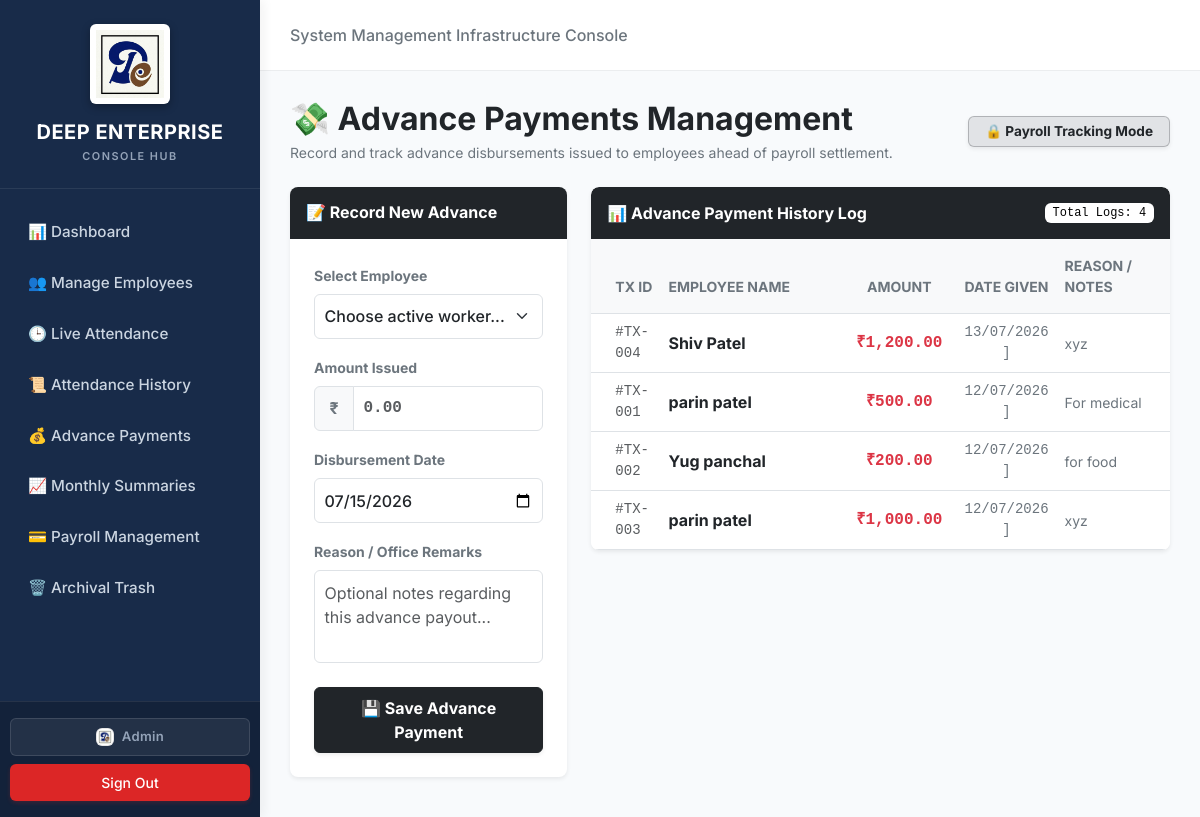
The page /advances (signed in) on the database its author committed.
### tables this page shows
CREATE TABLE advances (
            id INTEGER PRIMARY KEY AUTOINCREMENT,
            employee_id INTEGER NOT NULL,
            amount REAL NOT NULL,
            date TEXT NOT NULL,
            reason TEXT,
            FOREIGN KEY (employee_id) REFERENCES employees (id)
        );

CREATE TABLE employees(
    id INTEGER PRIMARY KEY AUTOINCREMENT,
    name TEXT NOT NULL,
    mobile TEXT,
    aadhaar TEXT,
    joining_date TEXT,
    monthly_salary REAL,
    shift_start TEXT,
    shift_end TEXT,
    grace_minutes INTEGER DEFAULT 15,
    rfid_uid TEXT,
    status TEXT DEFAULT 'Active',
    deleted_date TEXT
);

### app.py (the view, shortened to what this page needs)
@app.route("/advances", methods=["GET", "POST"])
def advances():
    if not session.get("logged_in"):
        return redirect("/login")
    conn = sqlite3.connect("database.db")
    cursor = conn.cursor()
    cursor.execute("SELECT id, name FROM employees WHERE status = 'Active'")
    active_employees = cursor.fetchall()
    cursor.execute("""
        SELECT advances.id, employees.name, advances.amount, advances.date, advances.reason
        FROM advances
        JOIN employees ON employees.id = advances.employee_id
        ORDER BY advances.date DESC
    """)
    advance_records = cursor.fetchall()
    conn.close()
    today_str = datetime.now().strftime("%Y-%m-%d")
    return render_template("advances.html", employees=active_employees, advances=advance_records, current_date=today_str)

### app.py (called while the page is built)
@app.template_filter('format_date')
def format_date_filter(value):
    if not value:
        return ""
    try:
        return datetime.strptime(value, "%Y-%m-%d").strftime("%d/%m/%Y")
    except:
        return value

### templates/advances.html (shortened to what this page needs)
{% extends 'base.html' %}
{% block content %}
<div class="d-flex justify-content-between align-items-center mb-4">
    <div>
        <h2 class="fw-bold text-dark m-0">💸 Advance Payments Management</h2>
        <p class="text-secondary small m-0 mt-1">Record and track advance disbursements issued to employees ahead of payroll settlement.</p>
    </div>
    <span class="badge bg-dark bg-opacity-10 text-dark border border-dark border-opacity-25 px-3 py-2 fw-bold shadow-sm" style="font-size: 0.85rem;">
        🔒 Payroll Tracking Mode
    </span>
</div>
<div class="row g-4">
    <div class="col-lg-4">
        <div class="card shadow-sm border-0 bg-white" style="border-radius: 8px;">
            <div class="bg-dark text-white p-3 border-0" style="border-top-left-radius: 8px; border-top-right-radius: 8px;">
                <h5 class="m-0 fs-6 fw-bold d-flex align-items-center gap-2">
                    <span>📝 Record New Advance</span>
                </h5>
            </div>
            <div class="card-body p-4">
                <form action="/advances" method="POST">
                    <div class="mb-3">
                        <label class="form-label small fw-bold text-secondary">Select Employee</label>
                        <select class="form-select text-dark fw-medium" name="employee_id" required style="border-radius: 6px; padding: 0.6rem;">
                            <option value="" selected disabled>Choose active worker...</option>
                        </select>
                    </div>
                    <div class="mb-3">
                        <label class="form-label small fw-bold text-secondary">Amount Issued</label>
                        <div class="input-group">
                            <span class="input-group-text bg-light text-secondary fw-bold" style="border-radius: 6px 0 0 6px; padding-left: 0.9rem; padding-right: 0.9rem;">₹</span>
                            <input type="number" step="0.01" min="1" class="form-control text-dark font-monospace fw-bold" name="amount" placeholder="0.00" required style="border-radius: 0 6px 6px 0; padding: 0.6rem;">
                        </div>
                    </div>
                    <div class="mb-3">
                        <label class="form-label small fw-bold text-secondary">Disbursement Date</label>
                        <input type="date" class="form-control text-dark fw-medium" name="date" required value="{{ current_date }}" style="border-radius: 6px; padding: 0.6rem;">
                    </div>
                    <div class="mb-4">
                        <label class="form-label small fw-bold text-secondary">Reason / Office Remarks</label>
                        <textarea class="form-control text-dark" name="reason" rows="3" placeholder="Optional notes regarding this advance payout..." style="border-radius: 6px; padding: 0.6rem; resize: none;"></textarea>
                    </div>
                    <button type="submit" class="btn btn-dark fw-bold w-100 py-2.5 shadow-sm d-flex align-items-center justify-content-center gap-2" style="border-radius: 6px;">
                        <span>💾 Save Advance Payment</span>
                    </button>
                </form>
            </div>
        </div>
    </div>
    <div class="col-lg-8">
        <div class="card shadow-sm border-0 bg-white overflow-hidden" style="border-radius: 8px;">
            <div class="bg-dark text-white p-3 d-flex justify-content-between align-items-center" style="border-top-left-radius: 8px; border-top-right-radius: 8px;">
                <h5 class="m-0 fs-6 fw-bold d-flex align-items-center gap-2">
                    <span>📊 Advance Payment History Log</span>
                </h5>
                <span class="badge bg-white bg-opacity-20 text-black font-monospace px-2.5 py-1 small fw-medium">
                    Total Logs: {{ advances|length }}
                </span>
            </div>
            <div class="card-body p-0">
                <div class="table-responsive">
                    <table class="table table-hover mb-0 align-middle">
                        <thead class="table-light border-bottom">
                            <tr>
                                <th class="ps-4 py-3 text-secondary small fw-bold" style="width: 12%;">TX ID</th>
                                <th class="py-3 text-secondary small fw-bold" style="width: 33%;">EMPLOYEE NAME</th>
                                <th class="py-3 text-secondary small fw-bold text-center" style="width: 20%;">AMOUNT</th>
                                <th class="py-3 text-secondary small fw-bold text-center" style="width: 15%;">DATE GIVEN</th>
                                <th class="pe-4 py-3 text-secondary small fw-bold" style="width: 20%;">REASON / NOTES</th>
                            </tr>
                        </thead>
                        <tbody>
                            {% for adv in advances %}
                            <tr class="border-bottom">
                                <td class="ps-4 text-muted font-monospace small">#TX-00{{ adv[0] }}</td>
                                <td>
                                    <div class="fw-bold text-dark">{{ adv[1] }}</div>
                                </td>
                                <td class="text-center font-monospace text-danger fw-bold fs-6">
                                    ₹{{ "{:,.2f}".format(adv[2]) }}
                                </td>
                                <td class="text-center text-secondary font-monospace small fw-medium">
                                    {{ adv[3] | format_date }}
                                ]</td>
                                <td class="pe-4 text-secondary small italic">
                                    {% if adv[4] %}
                                        {{ adv[4] }}
                                    {% else %}
                                        <span class="text-muted text-opacity-50">—</span>
                                    {% endif %}
                                </td>
                            </tr>
                            {% endfor %}
                        </tbody>
                    </table>
                </div>
            </div>
        </div>
    </div>
</div>
{% endblock %}

### templates/base.html (style rules this page uses)
:root { --sidebar-width: 260px; --primary-bg: #182b49; --accent-hover: #223c66; --light-canvas: #f8fafc; }
body { font-family: 'Inter', sans-serif; background-color: var(--light-canvas); color: #334155; overflow-x: hidden; }
.btn { font-weight: 500; border-radius: 6px; padding: 8px 16px; }

### rows shown on the page
advances: id "4", name "Shiv Patel", amount "1,200.00", date "13/07/2026", reason "xyz"
advances: id "1", name "parin patel", amount "500.00", date "12/07/2026", reason "For medical"
advances: id "2", name "Yug panchal", amount "200.00", date "12/07/2026", reason "for food"
advances: id "3", name "parin patel", amount "1,000.00", date "12/07/2026", reason "xyz"

### other values the page prints
{{ advances|length }} "4"
